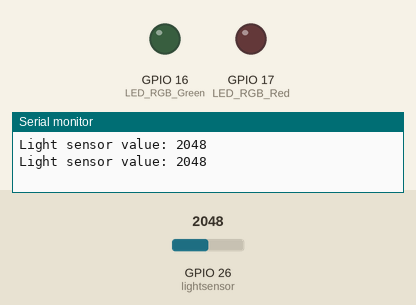
Simulated run of this sketch. Board: ESP32. Parts: output pins drawn as LEDs (lit = HIGH), the last lines printed to the serial monitor. Inputs (shaded band) come from the test bench; at power-on: GPIO 26 (lightsensor) = 2048. Random numbers use the default seed unless the sketch sets one.

Above: at 1.8 s.
1.9 s: GPIO 26 (lightsensor) set to 2439
3.4 s: GPIO 26 (lightsensor) set to 2536
At 5.2 s:
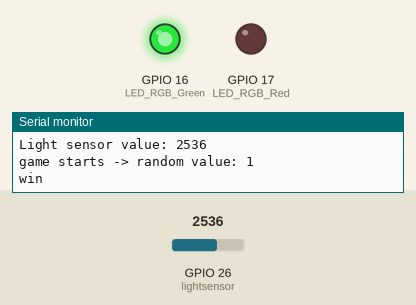
7.5 s: GPIO 26 (lightsensor) set to 2047
At 8.3 s:
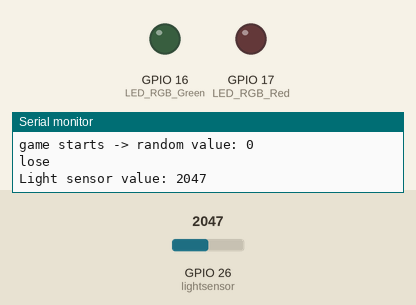
9.5 s: GPIO 26 (lightsensor) set to 2866
At 11.1 s:
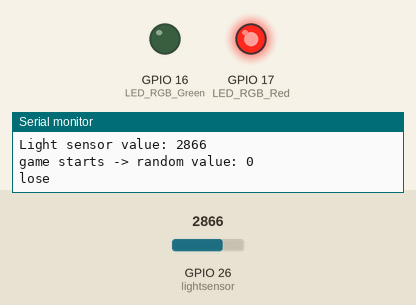
Timing chart, 0 to 12.5 s (numbered marks = the images above; inputs shaded):
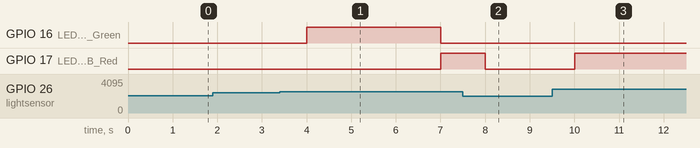

The sketch:

FISH_Swimming-competition_Code_Solution_Task4.ino
```cpp
// LED
// GPIO
#define LED_RGB_Green 16
#define LED_RGB_Red 17

// light sensor
// GPIO
#define lightsensor 26
// set treshold for light sensor
int lightTreshold = 2500;

// servomotor
// library
// GPIO
// PWM properties servomotor
// define servomotor angles

// command_servomotor(): give the angle to the function command_servomotor() and move to the servomotor to the servomotor_Angle
// convert 0-180 degrees to 0-65536

// global variables
char serialprint_buffer[100];

// setup the components
void setup()
{
  // setup LED as OUTPUT
  pinMode (LED_RGB_Green, OUTPUT);
  pinMode (LED_RGB_Red, OUTPUT);

  // setup the light sensor as INPUT
  pinMode(lightsensor, INPUT);

  // setup servomotor as OUTPUT
  // attach the channel to the GPIO to be controlled
  // define the PWM functionalities of the channel

  Serial.begin(9600);
  // setup the serial communication
}

void loop()
{
  // read the current light sensor value
  int lightsensor_value = analogRead(lightsensor);
  sprintf(serialprint_buffer, "Light sensor value: %d", lightsensor_value);
  Serial.println(serialprint_buffer);

  // If the light sensor value is equal of higher then the light treshold start the game.
  if (lightsensor_value >= lightTreshold) {
    // generate a random value between 0 and 1
    int random_value = random(2);
    // print the random value into the serial monitor
    sprintf(serialprint_buffer, "game starts -> random value: %d", random_value);
    Serial.println(serialprint_buffer);

    // If the random value is eqaual to 1, the player "wins". Change the color of the fish to green and start the finray movement.
    if (random_value == 1) {
      // print "win" into the serial monitor
      Serial.println("win");
      // power on the green LED
      digitalWrite(LED_RGB_Green, HIGH);
      // power off the red LED
      digitalWrite(LED_RGB_Red, LOW);
      // create a movement of the servomotor to angle max and min
      delay(1000);
    }
    // If the random value is not eqaual to 1, the player "lose". Change the color of the fish to red and write "lose" into the serial monitor.
    else {
      // If the light sensor value is lower then the light treshold print "lose" in the serial monitor.
      Serial.println("lose");
      // power off the green LED
      digitalWrite(LED_RGB_Green, LOW);
      // power on the red LED
      digitalWrite(LED_RGB_Red, HIGH);
      delay(1000);
    }
  }
  else {
    // power off the green and red LED
    digitalWrite(LED_RGB_Green, LOW);
    digitalWrite(LED_RGB_Red, LOW);
    delay(1000);
  }
}
```

Measured:
- the behaviour switches between 2499 and 2500 on GPIO 26 (lightsensor) (found by bisection; images 0 and 1)
- after the input at 3.4 s, GPIO 16 (LED_RGB_Green): LOW → HIGH after 0.60 s, → LOW 3.0 s later; GPIO 17 (LED_RGB_Red): LOW → HIGH after 3.6 s
- after the input at 7.5 s, GPIO 17 (LED_RGB_Red): HIGH → LOW after 0.50 s
- after the input at 9.5 s, GPIO 17 (LED_RGB_Red): LOW → HIGH after 0.50 s
